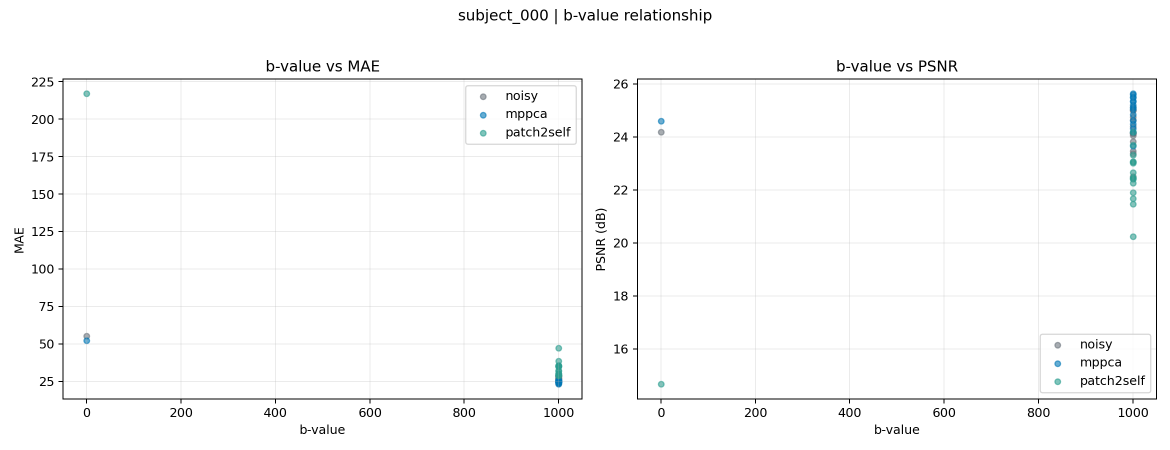
#> input picture baselines/visualizations/smoke_test_run/subjects/subject_000/subject_000_bval_scatter.png, 2340 x 900 px (shown at 1/2 size); its folder holds only this picture in this run
$ python -i functions.py   (imports and definitions only)   (older library calls are emulated)
#> lines starting #> are read from the running program, lines starting #| are printed output that depends on the picture; after the words box and inside, x2 and y2 are one past the last pixel; in counts of white or black regions, pixels touching at a corner belong together
#> further down, picture is the input picture: shape (900, 2340, 3); mean B, G, R 250.5, 250.5, 250.3
import os
import glob
import nibabel as nib
import numpy as np
import cv2
from joblib import Parallel, delayed
from dipy.io import read_bvals_bvecs
from dipy.core.gradients import gradient_table
from dipy.reconst.dti import TensorModel

import config as cfg


#%% DWI dataset handling
# [230 lines left out: functions _parse_dwi_entities, find_dwi_datasets, load_dwi_dataset, load_all_dwi, apply_kspace_mask, add_noise and 8 more, not called in this run]

def norm(x, pmin=1, pmax=99):
    vmin, vmax = np.percentile(x[x > 0], (pmin, pmax))
    return np.clip((x - vmin) / (vmax - vmin + 1e-8), 0, 1)

# [37 lines left out: functions split_b0_dwi, show_kspace, radial_profile, not called in this run]

def brain_mask(image,
               edge_percentile=92,
               sobel_ksize=5,
               close_kernel=31,
               open_kernel=11,
               min_contour_area_frac=0.02):

#> called with edge_percentile = 92, sobel_ksize = 5, close_kernel = 31, open_kernel = 11, min_contour_area_frac = 0.02
    def process_slice(slice2d):
        im = np.array(slice2d, dtype=np.float64)

        # Sobel gradients and magnitude
        k = sobel_ksize if sobel_ksize % 2 == 1 else sobel_ksize + 1
        sx = cv2.Sobel(im, cv2.CV_64F, 1, 0, ksize=k)
        sy = cv2.Sobel(im, cv2.CV_64F, 0, 1, ksize=k)
        sobel_mag = np.hypot(sx, sy)

        # Edge threshold
        thr = np.percentile(sobel_mag, edge_percentile)
        edges = (sobel_mag > thr).astype(np.uint8) * 255

        # Morphological closing/opening
        ck = close_kernel if close_kernel % 2 == 1 else close_kernel + 1
        ok = open_kernel if open_kernel % 2 == 1 else open_kernel + 1
        kernel_close = cv2.getStructuringElement(cv2.MORPH_ELLIPSE, (ck, ck))
        kernel_open = cv2.getStructuringElement(cv2.MORPH_ELLIPSE, (ok, ok))

        edges_closed = cv2.morphologyEx(edges, cv2.MORPH_CLOSE, kernel_close)
        edges_closed = cv2.dilate(edges_closed, cv2.getStructuringElement(cv2.MORPH_ELLIPSE, (3,3)), iterations=1)

        # Find largest contour
        contours_info = cv2.findContours(edges_closed.copy(), cv2.RETR_EXTERNAL, cv2.CHAIN_APPROX_SIMPLE)
        contours = contours_info[-2]
        h, w = im.shape
        img_area = h * w

        mask = np.zeros((h, w), dtype=np.uint8)
        if contours:
            areas = [cv2.contourArea(c) for c in contours]
            max_idx = int(np.argmax(areas))
            if areas[max_idx] >= (min_contour_area_frac * img_area):
                cv2.drawContours(mask, [contours[max_idx]], -1, 255, thickness=-1)
            else:
                # fallback to Otsu threshold if contour too small
                im_u8 = cv2.normalize(im, None, 0, 255, cv2.NORM_MINMAX).astype(np.uint8)
                _, mask = cv2.threshold(im_u8, 0, 255, cv2.THRESH_BINARY + cv2.THRESH_OTSU)
        else:
            # fallback if no contour
            im_u8 = cv2.normalize(im, None, 0, 255, cv2.NORM_MINMAX).astype(np.uint8)
            _, mask = cv2.threshold(im_u8, 0, 255, cv2.THRESH_BINARY + cv2.THRESH_OTSU)

        # Clean mask
        mask = cv2.morphologyEx(mask, cv2.MORPH_CLOSE, kernel_close)
        mask = cv2.morphologyEx(mask, cv2.MORPH_OPEN, kernel_open)
        mask = (mask > 0).astype(np.uint8)
        return mask

    # Handle 2D, 3D, and 4D cases
    if image.ndim == 2:
        mask = process_slice(image)
        masked = image * mask
    elif image.ndim == 3:
        slices = Parallel(n_jobs=-1)(delayed(process_slice)(image[..., i]) for i in range(image.shape[-1]))
#> slices = 3 items
        mask = np.stack(slices, axis=-1)
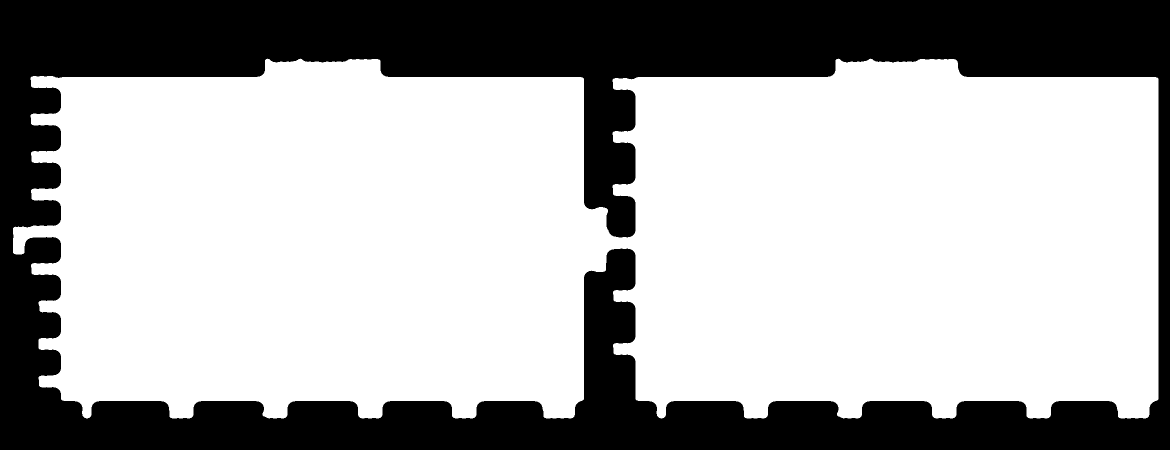
#> mask: shape (900, 2340, 3) (shown at 1/2 size); values 0 (black) and 1 (white), 67.3% white; 1 black region, box (x1, y1, x2, y2) and area: (0, 0, 2340, 900) 687671
        masked = image * mask
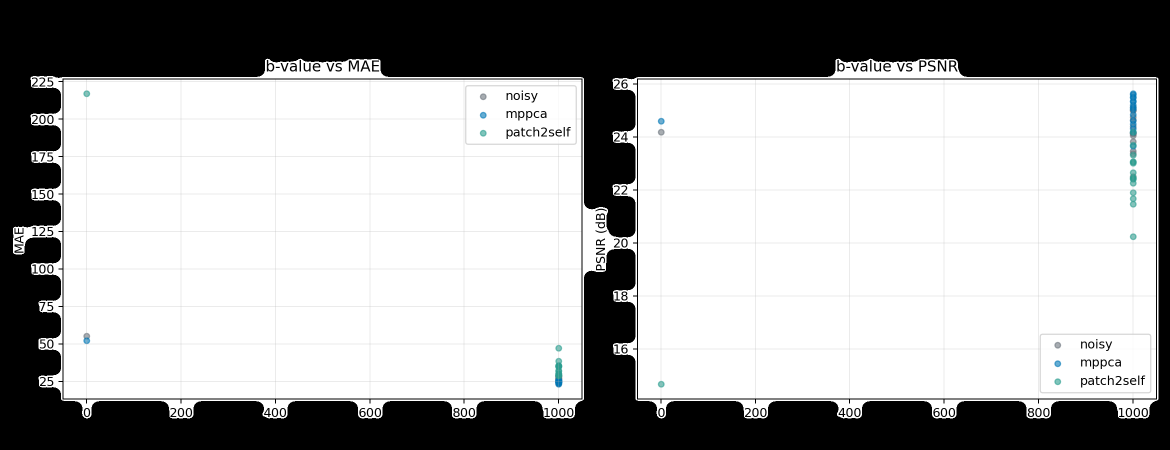
#> masked: shape (900, 2340, 3) (shown at 1/2 size); mean B, G, R 167.8, 167.7, 167.5
    elif image.ndim == 4:
        all_slices = Parallel(n_jobs=-1)(
            delayed(process_slice)(image[..., i, t])
            for t in range(image.shape[-1])
            for i in range(image.shape[-2])
        )
        # Reshape: we iterated t-outer, i-inner
        n_z, n_t = image.shape[-2], image.shape[-1]
        mask = np.stack(all_slices, axis=-1).reshape(image.shape[:2] + (n_z, n_t))
        masked = image * mask
    else:
        raise ValueError("Input image must be 2D, 3D, or 4D.")

    return mask, masked


# [73 lines left out: functions compute_b0_norm, compute_brain_mask_from_dwi, not called in this run]

>>> import cv2
>>> picture = cv2.imread('baselines/visualizations/smoke_test_run/subjects/subject_000/subject_000_bval_scatter.png')
>>> result = brain_mask(picture)

$ run again, on baselines/visualizations/smoke_test_run/subjects/subject_000/subject_000_direction_curves.png
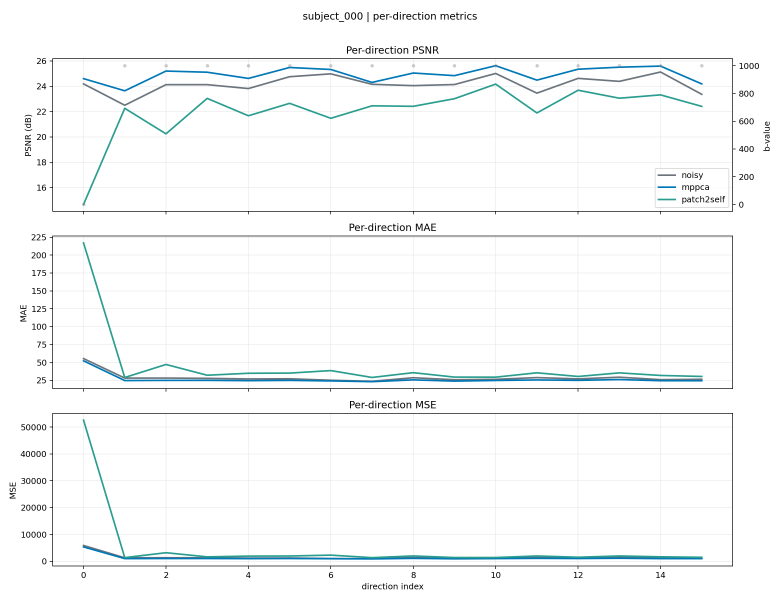
#> input picture baselines/visualizations/smoke_test_run/subjects/subject_000/subject_000_direction_curves.png, 2340 x 1800 px (shown at 1/3 size)
#> picture is the input picture: shape (1800, 2340, 3); mean B, G, R 249.4, 249, 247.3
#> slices = 3 items
#> in brain_mask, `mask = np.stack(slices, axis=-1)`:
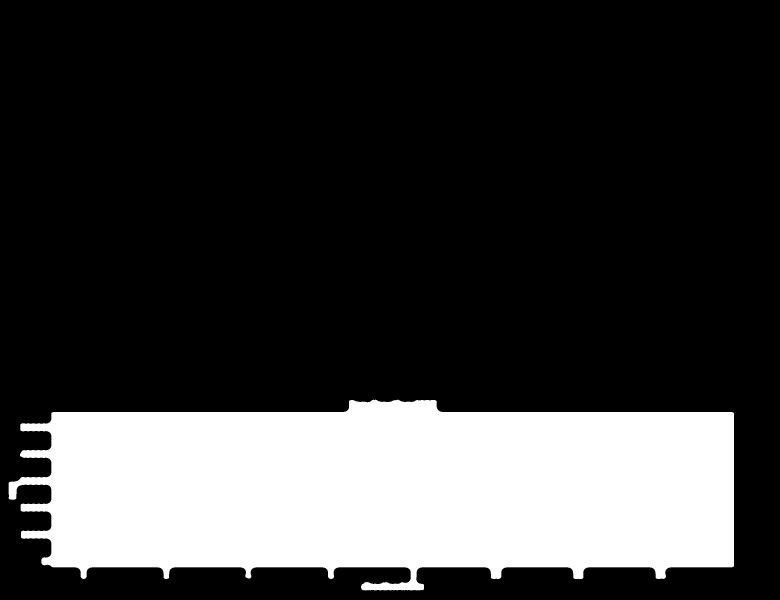
#> mask: shape (1800, 2340, 3) (shown at 1/3 size); values 0 (black) and 1 (white), 23.4% white; 1 white region, box (x1, y1, x2, y2) and area: (26, 1199, 2202, 1771) 987538
#> in brain_mask, `masked = image * mask`:
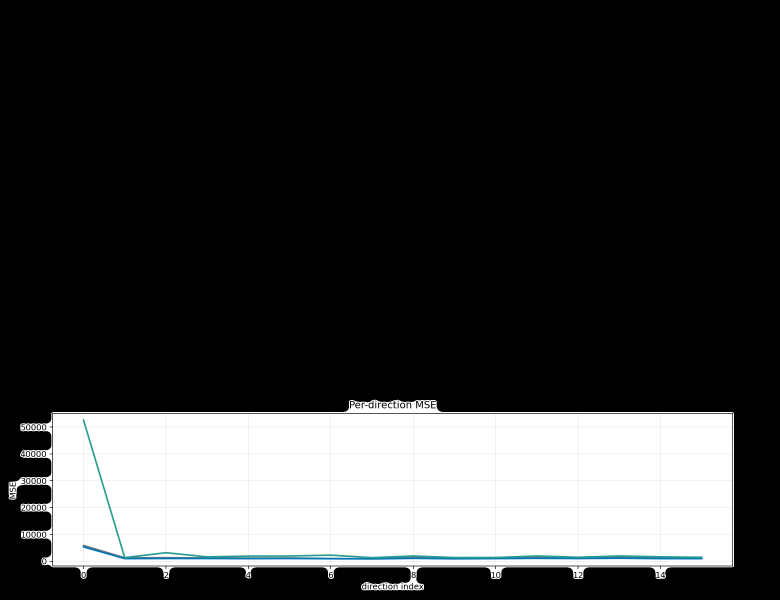
#> masked: shape (1800, 2340, 3) (shown at 1/3 size); mean B, G, R 58.1, 58, 57.5

$ run again, on baselines/visualizations/smoke_test_run/subjects/subject_000/subject_000_distributions.png
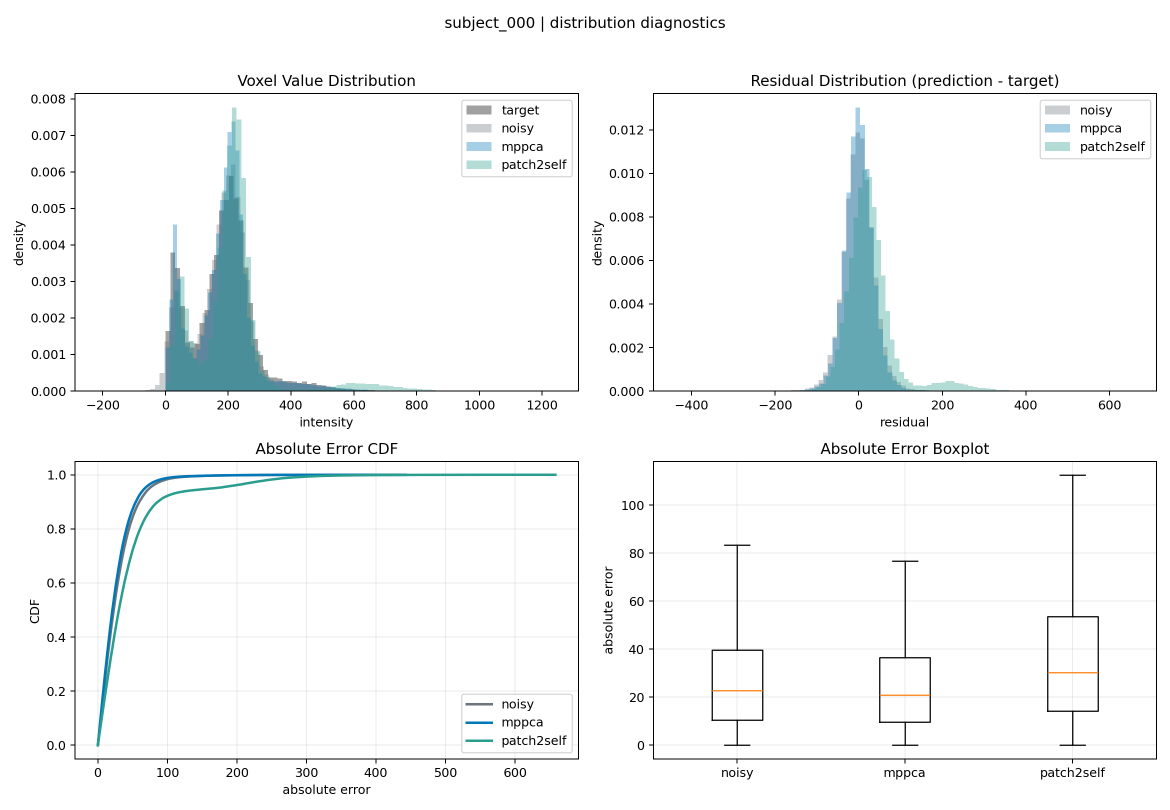
#> input picture baselines/visualizations/smoke_test_run/subjects/subject_000/subject_000_distributions.png, 2340 x 1620 px (shown at 1/2 size)
#> picture is the input picture: shape (1620, 2340, 3); mean B, G, R 247.4, 247.1, 245.2
#> slices = 3 items
#> in brain_mask, `mask = np.stack(slices, axis=-1)`:
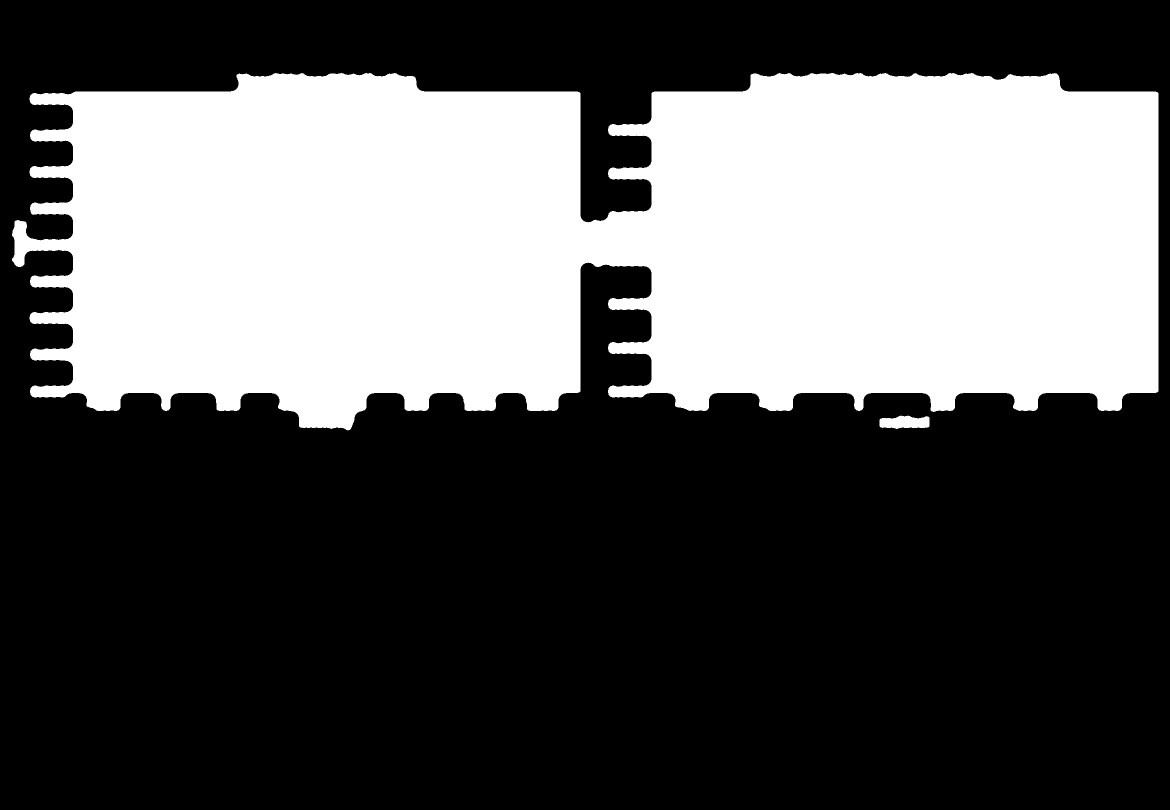
#> mask: shape (1620, 2340, 3) (shown at 1/2 size); values 0 (black) and 1 (white), 35.2% white; 2 white regions, box (x1, y1, x2, y2) and area: (24, 146, 2317, 861) 1333649, (1759, 831, 1859, 858) 2103
#> in brain_mask, `masked = image * mask`:
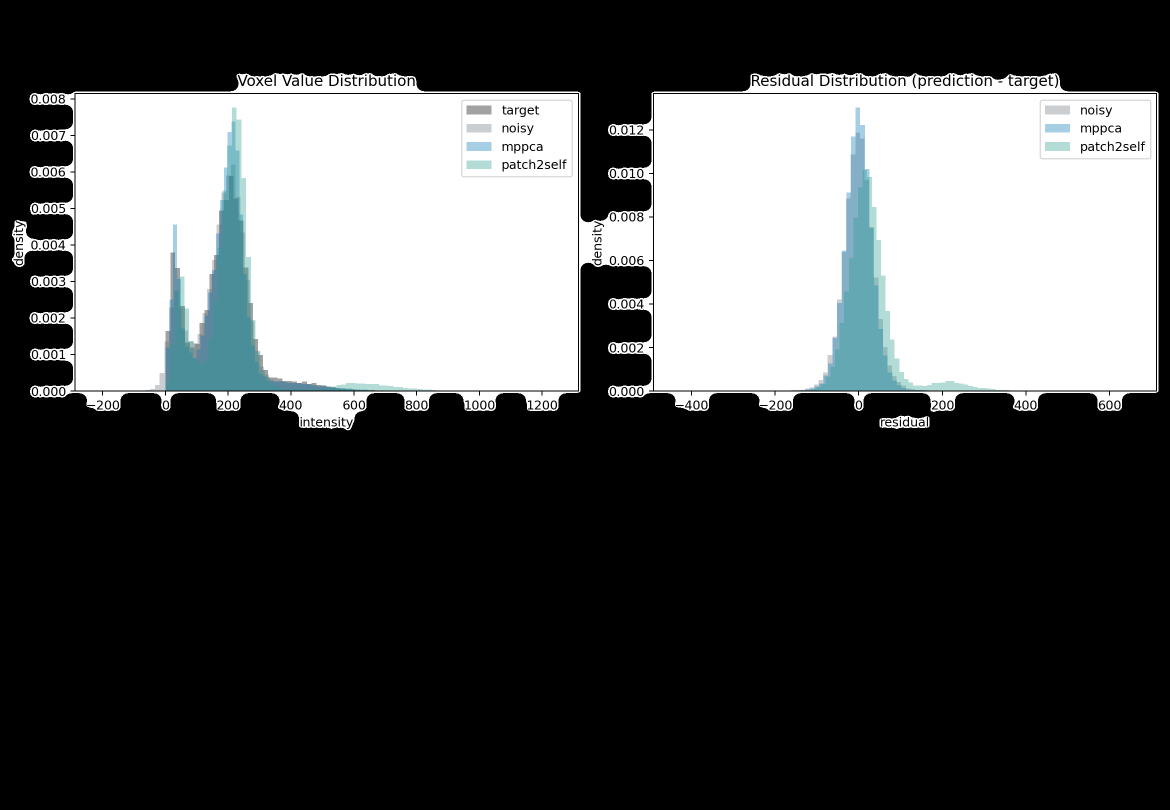
#> masked: shape (1620, 2340, 3) (shown at 1/2 size); mean B, G, R 85.3, 85, 83.4

$ run again, on baselines/visualizations/smoke_test_run/subjects/subject_000/subject_000_qualitative.png
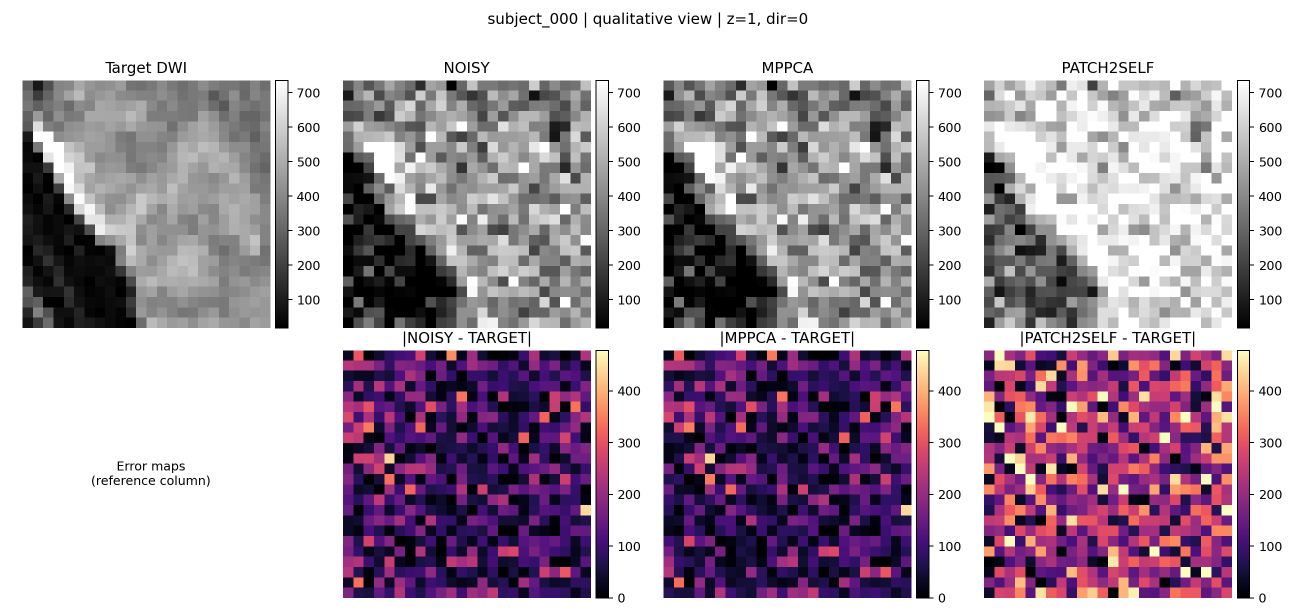
#> input picture baselines/visualizations/smoke_test_run/subjects/subject_000/subject_000_qualitative.png, 2592 x 1224 px (shown at 1/2 size)
#> picture is the input picture: shape (1224, 2592, 3); mean B, G, R 175.1, 162, 176.3
#> slices = 3 items
#> in brain_mask, `mask = np.stack(slices, axis=-1)`:
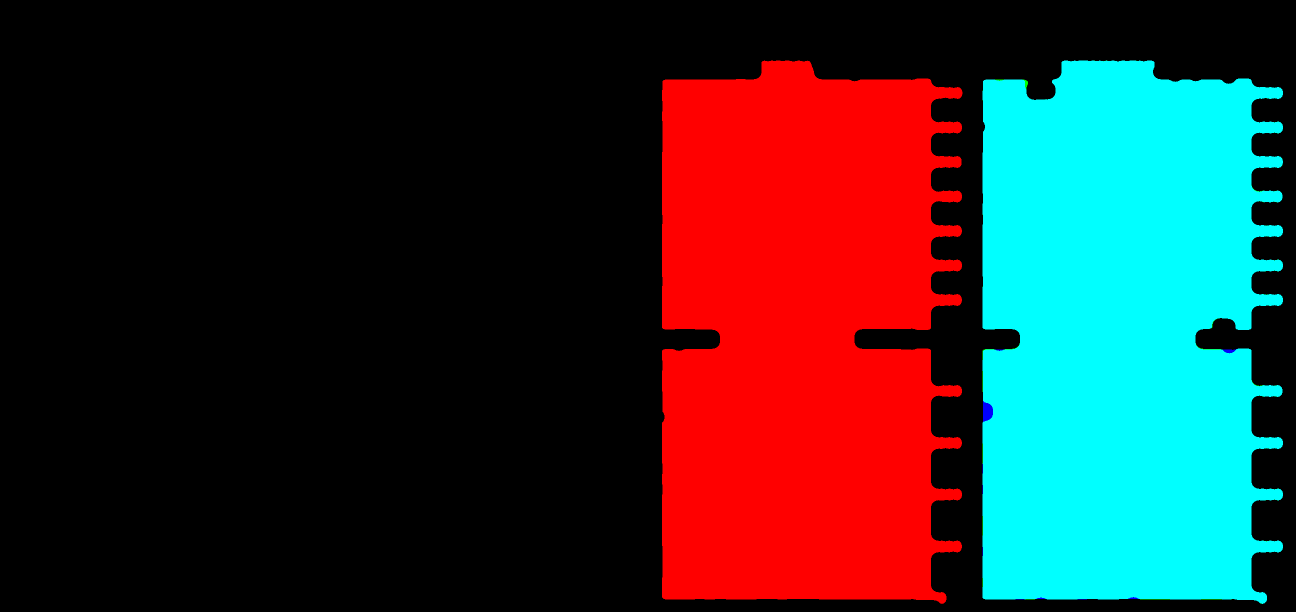
#> mask: shape (1224, 2592, 3) (shown at 1/2 size); mean of channels 0, 1, 2 0.18, 0.18, 0.179; drawn with 1 as white
#> in brain_mask, `masked = image * mask`:
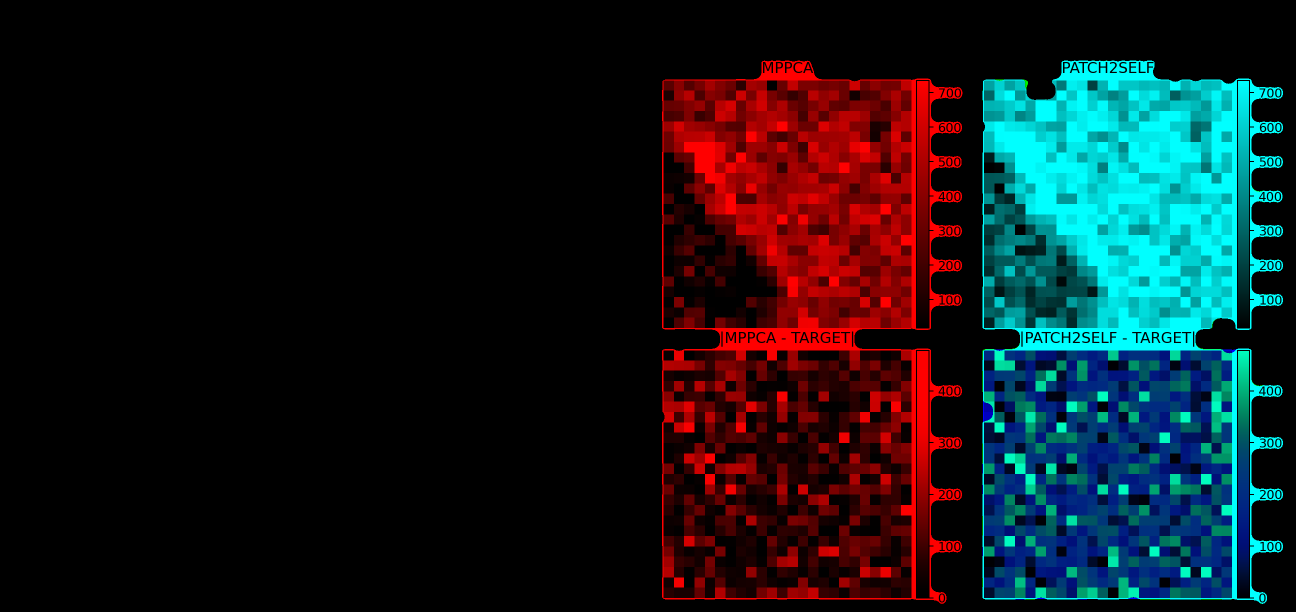
#> masked: shape (1224, 2592, 3) (shown at 1/2 size); mean B, G, R 28, 24.5, 19.3
